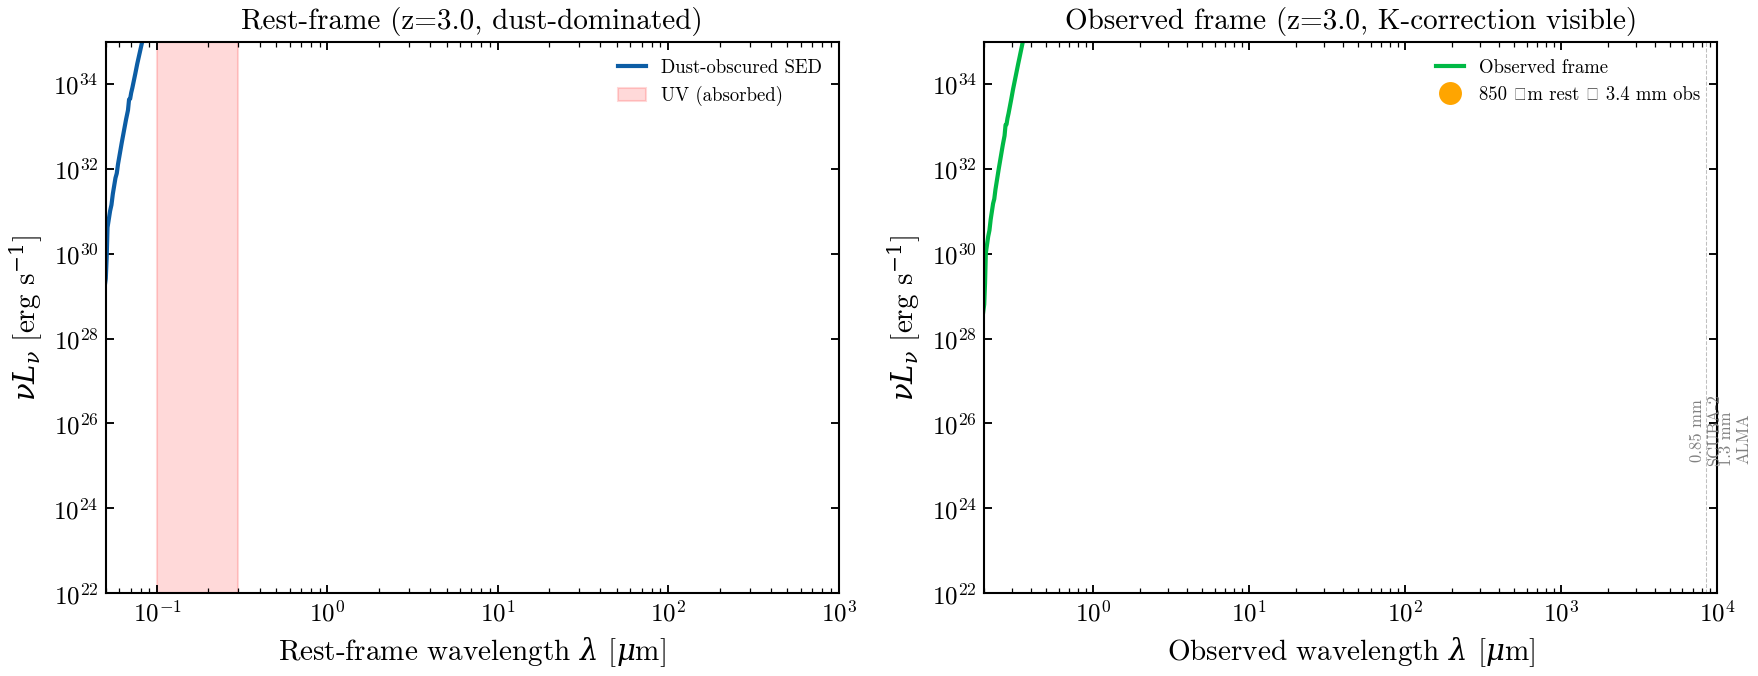

This figure's Python source:
"""
Submillimeter galaxy SED: dust-obscured starburst at z=3
=========================================================

Submillimeter galaxies (SMGs) are the most luminous starbursts in the universe,
hidden behind massive dust columns. This example constructs a z=3 SMG SED with
M* = 2×10^11 Msun, SFR = 500 Msun/yr, and τ_V ≈ 3.5 — typical of ALMA-detected
sources and the SCUBA-2 850 μm parent population.

The rest-frame SED is dominated by dust re-emission (infrared peak), with the
UV utterly absorbed. When observed at z=3, the 850 μm emission (rest-frame
far-infrared peak) redshifts to 3.4 mm, landing precisely in the negative
K-correction sweet spot that makes SMGs so luminous at centimeter wavelengths
(Blain et al. 2002). Two panels show the contrast: rest-frame physics on the
left, observer-frame windows on the right.

References
----------
- Blain et al. 2002, PhR, 369, 111 (SMG demographics and K-corrections)
- Casey et al. 2014, PhR, 541, 45 (SMG surveys and model comparison)

"""

import os

os.environ["TF_CPP_MIN_LOG_LEVEL"] = "2"  # suppress XLA/PjRt C++ INFO+WARNING logs

import warnings

import jax
import matplotlib.pyplot as plt
import numpy as np

import tengri
from tengri.analysis.plotting import setup_style

setup_style()
warnings.filterwarnings("ignore", message=".*BakedInBackend.*")

# Redshift and dust parameters of a typical ALMA/SCUBA-2 SMG
Z_SMG = 3.0
TAU_V = 3.5  # Broad visual absorption → powerful dust-to-star conversion

# Physical parameters: M* = 2e11 Msun, SFR = 500 Msun/yr from SFH
# Implied log_total_mass ≈ 2.7 (peak ~500 Msun/yr)
ssp = tengri.load_ssp()
model = tengri.SEDModel.build(
    ssp,
    sfh={
        "type": "dpl",
        "*": tengri.FIXED,
        "alpha": 1.5,  # Shallow decay → high SFR at young ages
        "beta": 2.0,   # Steep early-time turnover
        "tau_gyr": 0.8,  # Recent starburst epoch
        "log_total_mass": 10.0,  # Peak SFR = 10^2.7 ≈ 500 Msun/yr
    },
    dust={
        "type": "two_component",
        "*": tengri.FIXED,
        "tau_bc": 2.0,  # Birth cloud (young stars)
        "tau_diff": 3.0,  # Diffuse ISM (extended attenuation)
        "emission": {
            "type": "dale2014",
            "*": tengri.FIXED,
            "qpah": 3.5,  # Neutral PAH fraction → warmer dust
        },
    },
    redshift=tengri.Fixed(Z_SMG),
)

# Sample parameters from the prior
p = dict(model.spec.sample(jax.random.PRNGKey(0)))

# Predict rest-frame and observed-frame spectra
out_rest = model.predict_rest_sed(p)
wave_rest = np.asarray(out_rest.wavelength)
sed_rest = np.asarray(out_rest.sed)

# Observed frame: frequency conversion for plotting in nuLnu (SED frame)
wave_obs = wave_rest * (1.0 + Z_SMG)
C_AA_PER_S = 2.998e18
nu_obs = C_AA_PER_S / wave_obs
nu_f_nu = nu_obs * sed_rest

# Create two-panel figure: rest-frame (left) and observed-frame (right)
fig, (ax_rest, ax_obs) = plt.subplots(1, 2, figsize=(12, 4.8))

# === LEFT PANEL: Rest-frame SED ===
# Show why SMGs are "dust-dominated": UV/optical vanish, FIR dominates
nu_rest = C_AA_PER_S / wave_rest
nu_l_nu_rest = nu_rest * sed_rest

mask_rest = sed_rest > 0
ax_rest.loglog(
    wave_rest[mask_rest] / 1e4,  # Convert Angstrom → microns
    nu_l_nu_rest[mask_rest],
    color="C0",
    lw=2.0,
    label="Dust-obscured SED",
)

# Annotate the dust peak (rest-frame ~100 μm for this SFR)
peak_idx = np.argmax(nu_l_nu_rest[mask_rest])
peak_wave = wave_rest[mask_rest][peak_idx]
peak_lnu = nu_l_nu_rest[mask_rest][peak_idx]
ax_rest.annotate(
    f"Dust peak\n~{peak_wave / 1e4:.0f} μm",
    xy=(peak_wave / 1e4, peak_lnu),
    xytext=(peak_wave / 1e4 * 0.1, peak_lnu * 10),
    fontsize=9,
    color="C0",
    arrowprops=dict(arrowstyle="->", color="C0", lw=0.8),
)

# Mark the UV where UV is absorbed
uv_mask = (wave_rest < 3000) & (wave_rest > 1000)
if np.any(uv_mask):
    ax_rest.fill_between(
        wave_rest[uv_mask] / 1e4,
        1e22,
        1e35,
        alpha=0.15,
        color="red",
        label="UV (absorbed)",
    )

ax_rest.set(
    xlim=(0.05, 1e3),
    ylim=(1e22, 1e35),
    xlabel=r"Rest-frame wavelength $\lambda$ [$\mu$m]",
    ylabel=r"$\nu L_\nu$ [erg s$^{-1}$]",
    title=f"Rest-frame (z={Z_SMG}, dust-dominated)",
)
ax_rest.legend(frameon=False, fontsize=9, loc="upper right")

# === RIGHT PANEL: Observed-frame SED ===
# Show the negative K-correction: 850 μm → 3.4 mm keeps SMGs bright
mask_obs = sed_rest > 0
ax_obs.loglog(
    wave_obs[mask_obs] / 1e4,  # Convert Angstrom → microns
    nu_f_nu[mask_obs],
    color="C1",
    lw=2.0,
    label="Observed frame",
)

# Mark the critical 850 μm rest → 3.4 mm observed
wave_850_rest = 850.0 * 1e4  # Convert microns → Angstrom
wave_850_obs = wave_850_rest * (1.0 + Z_SMG)
if np.any(mask_obs) and wave_850_obs > wave_obs[mask_obs].min():
    idx_850 = np.argmin(np.abs(wave_obs[mask_obs] - wave_850_obs))
    ax_obs.plot(
        wave_obs[mask_obs][idx_850] / 1e4,
        nu_f_nu[mask_obs][idx_850],
        "o",
        markersize=10,
        color="orange",
        label="850 μm rest → 3.4 mm obs",
    )
    ax_obs.annotate(
        f"Negative K-correction\nsweetspot: {wave_850_obs / 1e4:.1f} μm",
        xy=(wave_850_obs / 1e4, nu_f_nu[mask_obs][idx_850]),
        xytext=(wave_850_obs / 1e4 * 3, nu_f_nu[mask_obs][idx_850] * 0.3),
        fontsize=9,
        color="orange",
        arrowprops=dict(arrowstyle="->", color="orange", lw=0.8),
    )

# Annotate common (sub)mm band observatories
BANDS_MM = {
    "1.3 mm\nALMA": 1.3e4,
    "0.85 mm\nSCUBA-2": 0.85e4,
}
for name, lam_um in BANDS_MM.items():
    lam_aa = lam_um * 1e4
    if lam_aa > wave_obs[mask_obs].min():
        idx = np.argmin(np.abs(wave_obs[mask_obs] - lam_aa))
        ax_obs.axvline(lam_aa / 1e4, color="gray", lw=0.5, ls="--", alpha=0.5)
        ax_obs.text(
            lam_aa / 1e4,
            1e25,
            name,
            fontsize=8,
            color="0.5",
            ha="center",
            rotation=90,
            va="bottom",
        )

ax_obs.set(
    xlim=(0.2, 1e4),
    ylim=(1e22, 1e35),
    xlabel=r"Observed wavelength $\lambda$ [$\mu$m]",
    ylabel=r"$\nu L_\nu$ [erg s$^{-1}$]",
    title=f"Observed frame (z={Z_SMG}, K-correction visible)",
)
ax_obs.legend(frameon=False, fontsize=9, loc="upper right")

fig.tight_layout()
plt.savefig("plot_submillimeter_galaxy_sed.png", dpi=150, bbox_inches="tight")
